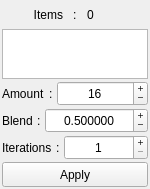
<?xml version="1.0" encoding="UTF-8"?>
<ui version="4.0">
	<class>WindowMain</class>
	<widget class="QMainWindow" name="WindowMain">
		<property name="geometry">
			<rect>
				<x>0</x>
				<y>0</y>
				<width>150</width>
				<height>189</height>
			</rect>
		</property>
		<property name="windowTitle">
			<string>Unaverage</string>
		</property>
		<property name="windowIcon">
			<iconset>
				<normaloff>../icons/ToolSeq.svg</normaloff>../icons/ToolSeq.svg
			</iconset>
		</property>
		<widget class="QWidget" name="Widget_00">
			<layout class="QVBoxLayout" name="verticalLayout">
				<property name="spacing">
					<number>2</number>
				</property>
				<property name="leftMargin">
					<number>2</number>
				</property>
				<property name="topMargin">
					<number>2</number>
				</property>
				<property name="rightMargin">
					<number>2</number>
				</property>
				<property name="bottomMargin">
					<number>2</number>
				</property>
				<item>
					<widget class="QWidget" name="Widget_01" native="true">
						<layout class="QHBoxLayout" name="horizontalLayout">
							<property name="spacing">
								<number>10</number>
							</property>
							<property name="leftMargin">
								<number>0</number>
							</property>
							<property name="topMargin">
								<number>0</number>
							</property>
							<property name="rightMargin">
								<number>0</number>
							</property>
							<property name="bottomMargin">
								<number>0</number>
							</property>
							<item>
								<widget class="QLabel" name="label_6">
									<property name="sizePolicy">
										<sizepolicy hsizetype="Ignored" vsizetype="Ignored">
											<horstretch>0</horstretch>
											<verstretch>0</verstretch>
										</sizepolicy>
									</property>
									<property name="minimumSize">
										<size>
											<width>0</width>
											<height>25</height>
										</size>
									</property>
									<property name="text">
										<string>Items</string>
									</property>
									<property name="alignment">
										<set>Qt::AlignRight|Qt::AlignTrailing|Qt::AlignVCenter</set>
									</property>
								</widget>
							</item>
							<item>
								<widget class="QLabel" name="label_5">
									<property name="sizePolicy">
										<sizepolicy hsizetype="Fixed" vsizetype="Ignored">
											<horstretch>0</horstretch>
											<verstretch>0</verstretch>
										</sizepolicy>
									</property>
									<property name="minimumSize">
										<size>
											<width>0</width>
											<height>25</height>
										</size>
									</property>
									<property name="text">
										<string>:</string>
									</property>
								</widget>
							</item>
							<item>
								<widget class="QLabel" name="Label_ItemsCount">
									<property name="sizePolicy">
										<sizepolicy hsizetype="Ignored" vsizetype="Ignored">
											<horstretch>0</horstretch>
											<verstretch>0</verstretch>
										</sizepolicy>
									</property>
									<property name="minimumSize">
										<size>
											<width>0</width>
											<height>25</height>
										</size>
									</property>
									<property name="text">
										<string>0</string>
									</property>
								</widget>
							</item>
						</layout>
					</widget>
				</item>
				<item>
					<widget class="QWidget" name="Widget_02" native="true">
						<layout class="QHBoxLayout" name="horizontalLayout_4">
							<property name="spacing">
								<number>2</number>
							</property>
							<property name="leftMargin">
								<number>0</number>
							</property>
							<property name="topMargin">
								<number>0</number>
							</property>
							<property name="rightMargin">
								<number>0</number>
							</property>
							<property name="bottomMargin">
								<number>0</number>
							</property>
							<item>
								<widget class="QPlainTextEdit" name="Text_Items">
									<property name="sizePolicy">
										<sizepolicy hsizetype="Ignored" vsizetype="Expanding">
											<horstretch>0</horstretch>
											<verstretch>0</verstretch>
										</sizepolicy>
									</property>
									<property name="minimumSize">
										<size>
											<width>0</width>
											<height>25</height>
										</size>
									</property>
									<property name="lineWrapMode">
										<enum>QPlainTextEdit::NoWrap</enum>
									</property>
								</widget>
							</item>
						</layout>
					</widget>
				</item>
				<item>
					<widget class="QWidget" name="Widget_03" native="true">
						<layout class="QHBoxLayout" name="horizontalLayout_2">
							<property name="spacing">
								<number>4</number>
							</property>
							<property name="leftMargin">
								<number>0</number>
							</property>
							<property name="topMargin">
								<number>0</number>
							</property>
							<property name="rightMargin">
								<number>0</number>
							</property>
							<property name="bottomMargin">
								<number>0</number>
							</property>
							<item>
								<widget class="QLabel" name="Label_Amount">
									<property name="sizePolicy">
										<sizepolicy hsizetype="Fixed" vsizetype="Ignored">
											<horstretch>0</horstretch>
											<verstretch>0</verstretch>
										</sizepolicy>
									</property>
									<property name="minimumSize">
										<size>
											<width>0</width>
											<height>25</height>
										</size>
									</property>
									<property name="text">
										<string>Amount</string>
									</property>
								</widget>
							</item>
							<item>
								<widget class="QLabel" name="label_7">
									<property name="sizePolicy">
										<sizepolicy hsizetype="Fixed" vsizetype="Ignored">
											<horstretch>0</horstretch>
											<verstretch>0</verstretch>
										</sizepolicy>
									</property>
									<property name="minimumSize">
										<size>
											<width>0</width>
											<height>25</height>
										</size>
									</property>
									<property name="text">
										<string>:</string>
									</property>
								</widget>
							</item>
							<item>
								<widget class="QSpinBox" name="Int_Amount">
									<property name="sizePolicy">
										<sizepolicy hsizetype="Ignored" vsizetype="Ignored">
											<horstretch>0</horstretch>
											<verstretch>0</verstretch>
										</sizepolicy>
									</property>
									<property name="minimumSize">
										<size>
											<width>0</width>
											<height>25</height>
										</size>
									</property>
									<property name="alignment">
										<set>Qt::AlignCenter</set>
									</property>
									<property name="buttonSymbols">
										<enum>QAbstractSpinBox::PlusMinus</enum>
									</property>
									<property name="minimum">
										<number>1</number>
									</property>
									<property name="maximum">
										<number>50</number>
									</property>
									<property name="value">
										<number>16</number>
									</property>
								</widget>
							</item>
						</layout>
					</widget>
				</item>
				<item>
					<widget class="QWidget" name="Widget_04" native="true">
						<layout class="QHBoxLayout" name="horizontalLayout_3">
							<property name="spacing">
								<number>4</number>
							</property>
							<property name="leftMargin">
								<number>0</number>
							</property>
							<property name="topMargin">
								<number>0</number>
							</property>
							<property name="rightMargin">
								<number>0</number>
							</property>
							<property name="bottomMargin">
								<number>0</number>
							</property>
							<item>
								<widget class="QLabel" name="Label_Blend">
									<property name="sizePolicy">
										<sizepolicy hsizetype="Fixed" vsizetype="Ignored">
											<horstretch>0</horstretch>
											<verstretch>0</verstretch>
										</sizepolicy>
									</property>
									<property name="minimumSize">
										<size>
											<width>0</width>
											<height>25</height>
										</size>
									</property>
									<property name="text">
										<string>Blend</string>
									</property>
								</widget>
							</item>
							<item>
								<widget class="QLabel" name="label_8">
									<property name="sizePolicy">
										<sizepolicy hsizetype="Fixed" vsizetype="Ignored">
											<horstretch>0</horstretch>
											<verstretch>0</verstretch>
										</sizepolicy>
									</property>
									<property name="minimumSize">
										<size>
											<width>0</width>
											<height>25</height>
										</size>
									</property>
									<property name="text">
										<string>:</string>
									</property>
								</widget>
							</item>
							<item>
								<widget class="QDoubleSpinBox" name="Float_Blend">
									<property name="sizePolicy">
										<sizepolicy hsizetype="Ignored" vsizetype="Ignored">
											<horstretch>0</horstretch>
											<verstretch>0</verstretch>
										</sizepolicy>
									</property>
									<property name="minimumSize">
										<size>
											<width>0</width>
											<height>25</height>
										</size>
									</property>
									<property name="alignment">
										<set>Qt::AlignCenter</set>
									</property>
									<property name="buttonSymbols">
										<enum>QAbstractSpinBox::PlusMinus</enum>
									</property>
									<property name="decimals">
										<number>6</number>
									</property>
									<property name="maximum">
										<double>9999.000000000000000</double>
									</property>
									<property name="singleStep">
										<double>0.050000000000000</double>
									</property>
									<property name="value">
										<double>0.500000000000000</double>
									</property>
								</widget>
							</item>
						</layout>
					</widget>
				</item>
				<item>
					<widget class="QWidget" name="Widget_05" native="true">
						<layout class="QHBoxLayout" name="horizontalLayout_5">
							<property name="spacing">
								<number>4</number>
							</property>
							<property name="leftMargin">
								<number>0</number>
							</property>
							<property name="topMargin">
								<number>0</number>
							</property>
							<property name="rightMargin">
								<number>0</number>
							</property>
							<property name="bottomMargin">
								<number>0</number>
							</property>
							<item>
								<widget class="QLabel" name="Label_Iterations">
									<property name="sizePolicy">
										<sizepolicy hsizetype="Fixed" vsizetype="Ignored">
											<horstretch>0</horstretch>
											<verstretch>0</verstretch>
										</sizepolicy>
									</property>
									<property name="minimumSize">
										<size>
											<width>0</width>
											<height>25</height>
										</size>
									</property>
									<property name="text">
										<string>Iterations</string>
									</property>
								</widget>
							</item>
							<item>
								<widget class="QLabel" name="label_9">
									<property name="sizePolicy">
										<sizepolicy hsizetype="Fixed" vsizetype="Ignored">
											<horstretch>0</horstretch>
											<verstretch>0</verstretch>
										</sizepolicy>
									</property>
									<property name="minimumSize">
										<size>
											<width>0</width>
											<height>25</height>
										</size>
									</property>
									<property name="text">
										<string>:</string>
									</property>
								</widget>
							</item>
							<item>
								<widget class="QSpinBox" name="Int_Iterations">
									<property name="sizePolicy">
										<sizepolicy hsizetype="Ignored" vsizetype="Ignored">
											<horstretch>0</horstretch>
											<verstretch>0</verstretch>
										</sizepolicy>
									</property>
									<property name="minimumSize">
										<size>
											<width>0</width>
											<height>25</height>
										</size>
									</property>
									<property name="alignment">
										<set>Qt::AlignCenter</set>
									</property>
									<property name="buttonSymbols">
										<enum>QAbstractSpinBox::PlusMinus</enum>
									</property>
									<property name="minimum">
										<number>1</number>
									</property>
									<property name="maximum">
										<number>99999</number>
									</property>
								</widget>
							</item>
						</layout>
					</widget>
				</item>
				<item>
					<widget class="QWidget" name="Widget_06" native="true">
						<layout class="QHBoxLayout" name="horizontalLayout_6">
							<property name="spacing">
								<number>2</number>
							</property>
							<property name="leftMargin">
								<number>0</number>
							</property>
							<property name="topMargin">
								<number>0</number>
							</property>
							<property name="rightMargin">
								<number>0</number>
							</property>
							<property name="bottomMargin">
								<number>0</number>
							</property>
							<item>
								<widget class="QPushButton" name="Button_Apply">
									<property name="sizePolicy">
										<sizepolicy hsizetype="Ignored" vsizetype="Ignored">
											<horstretch>0</horstretch>
											<verstretch>0</verstretch>
										</sizepolicy>
									</property>
									<property name="minimumSize">
										<size>
											<width>0</width>
											<height>25</height>
										</size>
									</property>
									<property name="text">
										<string>Apply</string>
									</property>
								</widget>
							</item>
						</layout>
					</widget>
				</item>
			</layout>
		</widget>
	</widget>
	<resources/>
	<connections/>
</ui>
